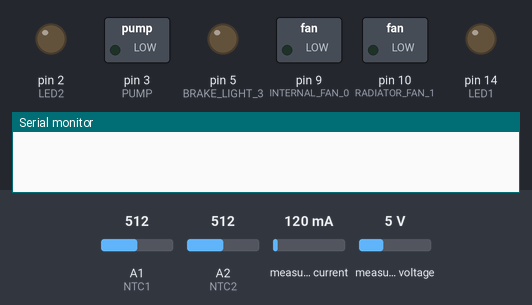
The sketch below on a simulated Arduino Uno, built with avr-gcc and run on an emulated ATmega328P. Parts: switched loads named in the sketch (green lamp = pin HIGH), output pins drawn as LEDs (lit = HIGH), the last lines printed to the serial monitor. The test bench sets the inputs (shaded band); at power-on: measured current 120 mA, A1 (NTC1) = 512, A2 (NTC2) = 512, measured voltage 5 V. Pins used as bus, display or sensor lines are not drawn.

Above: at 0.1 s.
At 0.7 s:
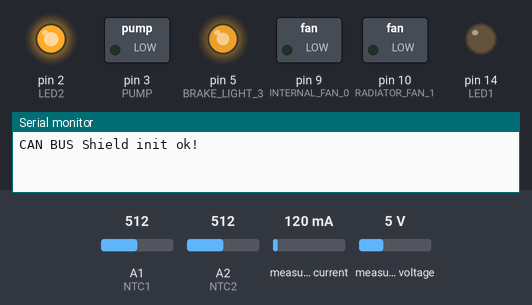
At 2.3 s:
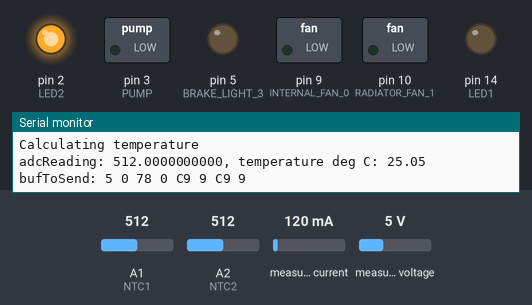
2.4 s: measured current set to 500 mA
4.6 s: A1 (NTC1) set to 490
6.6 s: A2 (NTC2) set to 490
8.6 s: measured voltage set to 11.2 V
10.6 s: A1 (NTC1) set to 510
12.6 s: A2 (NTC2) set to 510
Timing chart, 0 to 15.6 s (numbered marks = the images above; inputs shaded):
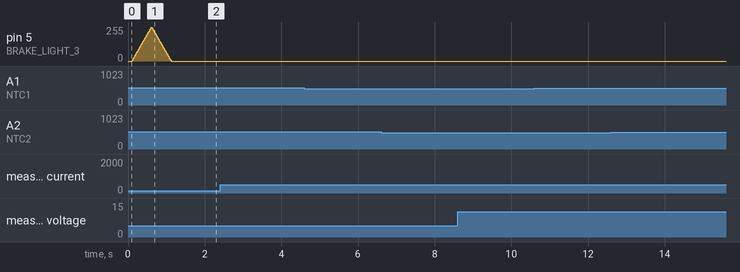

The sketch:

interface-board.ino.ino
```cpp
/*Willem Hillier, UVM AERO, 2019. For CS4 cooling/interface box.
  TODO:
    -Brakelight control off of pressure sensor data on CAN.
    -Temp curve control over CAN/storing in EEPROM
*/

#include <Adafruit_INA219.h>
#include <SPI.h>
#include "mcp_can.h"
#include <avr/wdt.h>
#include <avr/interrupt.h>
#define DEBUG

//CAN ID defines
#define ID_BASE               0x62
#define ID_RESET              ID_BASE
#define ID_PROG_SELECT        ID_BASE + 1
#define ID_PROG_WRITE         ID_BASE + 2
#define ID_PROG_DONE          ID_BASE + 3
#define ID_PROG_ERROR         ID_BASE + 4
#define ID_STATUS             ID_BASE + 5
#define ID_TEST               ID_BASE + 6
#define ID_DC_DC_FAULT        ID_BASE + 7

//External CAN defines
#define ID_RMC_TEMPS1          0xA0
#define ID_RMC_TEMPS2          0xA1
#define ID_RMC_TEMPS3          0xA2
#define ID_DASH_COOLING_EN     0x6F
#define ID_PEDAL_BOARD_DATA    0x32 //Byte 3 and 2 are brake pressure, same format as reinhart temps
#define ID_PEDAL_BOARD_PRECHARGE_STATUS 0x36

//NTC Constants
#define SERIESRESISTOR         10000
#define NOMINAL_RESISTANCE     10000
#define NOMINAL_TEMPERATURE    25
#define BCOEFFICIENT           3380

//Timing constants
#define HEARTBEAT_INTERVAL     500
#define DC_DC_REBOOT_DELAY     2000
#define DASH_STATUS_TIMEOUT    2000

//DC-DC Levels
#define DC_DC_FAULT_LVL        0
#define DC_DC_EN_LVL           0

//Cooling constants
#define RADIATOR_FAN_MAX_TEMP  35
#define RADIATOR_FAN_MIN_TEMP  23
#define MIN_RADIATOR_FAN_VAL   64 //Out of 255
#define INTERNAL_FAN_MIN_TEMP  25
#define INTERNAL_FAN_MAX_TEMP  50
#define MIN_INTERNAL_FAN_VAL   64 //Out of 255
#define PUMP_ON_TEMP           5
#define PUMP_OFF_TEMP          0  //Change back to 21 C

//Pin defines
#define SPI_CAN_CS             6
#define LED1                   14      //blue led
#define LED2                   2       //green led
#define INTERNAL_FAN_0         9       //Internal fan header
#define RADIATOR_FAN_1         10      //Radiator fans
#define PUMP                   3       //Cooling pump
#define BRAKE_LIGHT_3          5       //Nothing yet
#define NTC1                   A1
#define NTC2                   A2
#define DC_DC_EN               4
#define DC_DC_FAULT            7
#define DC_DC_TR_EN            8

//Misc. defines
#define BRAKELIGHT_THRESHOLD   500

MCP_CAN CAN(SPI_CAN_CS);     // Set CS pin

Adafruit_INA219 ina219;

uint32_t lastheartbeatTime;
uint32_t lastDCDCFaultTime;
uint32_t dashCoolingStatusRecievedTime;

bool coolingEnabled = 1;
bool dashCoolingStatusRecieved = 0;
bool prechargeComplete = 0;
bool fansRamped = 0;
int16_t RMCTemps[11];       //Motor controller temps, equivilent to the following:
/*
  int RMCTempA     = 0;  //IGBT phase A
  int RMCTempB     = 0;  //IGBT phase B
  int RMCTempC     = 0;  //IGBT phase C
  int RMCTempGDB   = 0;  //gate driver board
  int RMCTempCB    = 0;  //control board
  int RMCTempRTD1  = 0;  //RTD input 1
  int RMCTempRTD2  = 0;  //RTD input 2
  int RMCTempRTD3  = 0;  //RTD input 3
  int RMCTempRTD4  = 0;  //RTD input 4
  int RMCTempRTD5  = 0;  //RTD input 5
  int RMCTempMotor = 0;  //filtered temp value from motor temp sensor
*/

void setup() {

  //Disable Vicor
  pinMode(DC_DC_EN, OUTPUT);
  digitalWrite(DC_DC_EN, !DC_DC_EN_LVL);
  pinMode(DC_DC_TR_EN, OUTPUT);

#ifdef DEBUG
  Serial.println();
  Serial.println("setup()");
#endif

  //Internal fan PWM frequency
  TCCR1B = TCCR1B & B11111000 | B00000001; // set timer 1 divisor to 1 for PWM frequency of 31372.55 Hz

  pinMode(SPI_CAN_CS, OUTPUT);
  pinMode(LED1, OUTPUT);
  pinMode(LED2, OUTPUT);

  //Set pinmodes and immediately turn off
  pinMode(INTERNAL_FAN_0, OUTPUT);
  analogWrite(INTERNAL_FAN_0, 0);

  pinMode(RADIATOR_FAN_1, OUTPUT);
  analogWrite(RADIATOR_FAN_1, 0);

  pinMode(PUMP, OUTPUT);
  digitalWrite(PUMP, 0);

  pinMode(BRAKE_LIGHT_3, OUTPUT);
  digitalWrite(BRAKE_LIGHT_3, 0);

  Serial.begin(115200);

  lastheartbeatTime = millis(); //Used for sending out status/temps/voltage/current/heartbeat over CAN on a regular interval

  //Current monitoring startup
  ina219.begin();
  ina219.setCalibration_32V_1A();
  delay(100);

  while (CAN_OK != CAN.begin(CAN_500KBPS)) { //Check we can talk to CAN
#ifdef DEBUG
    Serial.println("CAN BUS Shield init fail");
    Serial.println("Init CAN BUS Shield again");
#endif
    delay(100);
  }
#ifdef DEBUG
  Serial.println("CAN BUS Shield init ok!");
#endif

  digitalWrite(LED2, HIGH);
  //Fade brake light up and down to indicate sucessful initialization
  for (int i = 0; i < 255; i = i + 5) {
    analogWrite(BRAKE_LIGHT_3, i);
    delay(10);
  }
  for (int i = 255; i > 0; i = i - 5) {
    analogWrite(BRAKE_LIGHT_3, i);
    delay(10);
  }
  digitalWrite(BRAKE_LIGHT_3, 0);
}

void testRoutine() {
  Serial.println();
  Serial.println("testRoutine()");

  //Shut down everything
  analogWrite(INTERNAL_FAN_0, 0);
  analogWrite(RADIATOR_FAN_1, 0);
  digitalWrite(PUMP, 0);
  digitalWrite(BRAKE_LIGHT_3, 0);

  //Test routine
  delay(1000);

  //Internal fans
  Serial.println("Testing internal fans.");
  analogWrite(INTERNAL_FAN_0, 255);
  delay(3000);
  analogWrite(INTERNAL_FAN_0, 0);

  //Radiator fans
  Serial.println("Testing radiator fans.");
  for (int i = 0; i < 255; i = i + 5) {
    analogWrite(RADIATOR_FAN_1, i);
    delay(20);
  }
  delay(3000);
  analogWrite(RADIATOR_FAN_1, 0);

  //Cooling pump
  Serial.println("Testing cooling pump.");
  digitalWrite(PUMP, HIGH);
  delay(3000);
  digitalWrite(PUMP, LOW);

  //Brake light
  Serial.println("Testing brake light.");
  digitalWrite(BRAKE_LIGHT_3, HIGH);
  delay(3000);
  digitalWrite(BRAKE_LIGHT_3, LOW);

  //NTCs
  Serial.println("Testing NTCs.");
  Serial.print("NTC 1 Temp (deg C): ");
  Serial.println(calculateTemperatureC(analogRead(NTC1)));
  Serial.print("NTC 2 Temp (deg C): ");
  Serial.println(calculateTemperatureC(analogRead(NTC2)));

  //LEDs
  Serial.println("Testing LEDs.");

  Serial.println("LED1");
  digitalWrite(LED1, HIGH);
  delay(1000);
  digitalWrite(LED1, LOW);

  Serial.println("LED2");
  digitalWrite(LED2, HIGH);
  delay(1000);
  digitalWrite(LED2, LOW);

}

float calculateTemperatureC(float adcReading) {
#ifdef DEBUG
  Serial.println();
  Serial.println("calculateTemperatureC");
#endif

  //Old code
  //float NTCResistance = R_DIVIDER * ((DMAX / adcReading) - 1);
  //float tKelvin = 1 / (NTC_T_ROOM + NTC_BETA * log(NTC_R_ROOM / NTCResistance));

  float Resistance;
  //convert value to resistance
  Resistance = (1023 / (1023 - adcReading)) - 1;
  Resistance = SERIESRESISTOR / Resistance;

  float steinhart;
  steinhart = Resistance / NOMINAL_RESISTANCE;       // (R/Ro)
  steinhart = log(steinhart);                        // ln(R/Ro)
  steinhart /= BCOEFFICIENT;                         // 1/B * ln(R/Ro)
  steinhart += 1.0 / (NOMINAL_TEMPERATURE + 273.15); // + (1/To)
  steinhart = 1.0 / steinhart;                       // Invert
  steinhart -= 273.15;                               // convert to C

#ifdef DEBUG
  Serial.println("Calculating temperature");
  Serial.print("adcReading: ");
  Serial.print(adcReading, DEC);
  Serial.print(", temperature deg C: ");
  Serial.println(steinhart);
#endif

  return (steinhart);
}

void updateFansFromTemps() {
#ifdef DEBUG
  Serial.println();
  Serial.println("updateFansFromTemps()");
#endif

  //Print temps
#ifdef DEBUG
  for (int i = 0; i < 11; i++) {
    Serial.println(RMCTemps[i]);
  }
#endif

  //Find max temp
  float maxTemp = 0;
  //Change back to i<5
  for (int i = 0; i < 3; i++) {
    if (maxTemp < RMCTemps[i]) {
      maxTemp = RMCTemps[i];
    }
  }

  maxTemp = maxTemp / 10; //Reinhart temps are 10x actual

#ifdef DEBUG
  Serial.print("maxTemp: ");
  Serial.println(maxTemp);
#endif

  if (coolingEnabled == 1 && prechargeComplete == 1) {
    //First time starting fans?
    if (fansRamped == 0) {
      Serial.println("Ramping radiator fans.");
      for (int i = 0; i < 255; i = i + 5) {
        analogWrite(RADIATOR_FAN_1, i);
        delay(20);
      }
      fansRamped = 1;
    } else {
      //Radiator fan control
      analogWrite(RADIATOR_FAN_1, map(maxTemp, RADIATOR_FAN_MIN_TEMP, RADIATOR_FAN_MAX_TEMP, 0, 255)); //TODO: Check mapping

      //Pump control with deadband
      if (maxTemp > PUMP_ON_TEMP) { //TODO: Check mapping
#ifdef DEBUG
        Serial.print("Pump on.");
#endif
        digitalWrite(PUMP, 1);
      }
      else if (maxTemp < PUMP_OFF_TEMP) {
#ifdef DEBUG
        Serial.print("Pump off.");
#endif
        digitalWrite(PUMP, 0);
      }

      //Local fan control from NTC2
      //Average samples
      int NTC2val = analogRead(NTC2);
      for (int i = 0; i < 9; i++) {
        NTC2val = analogRead(NTC2) + NTC2val;
      }
      float NTC2Temp = calculateTemperatureC(NTC2val / 9);

      Serial.println(NTC2Temp);
      int fanval = map(NTC2Temp, INTERNAL_FAN_MIN_TEMP, INTERNAL_FAN_MAX_TEMP, 0, 255);
      Serial.println(fanval);
      fanval = min(fanval, 255);
      fanval = max(fanval, MIN_INTERNAL_FAN_VAL);
      Serial.println(fanval);
      analogWrite(INTERNAL_FAN_0, fanval);
      //If cooling disabled
    }
  } else {
    analogWrite(RADIATOR_FAN_1, 0);
    digitalWrite(PUMP, LOW);
  }
}

void reportVoltageCurrentTemps() {
#ifdef DEBUG
  Serial.println();
  Serial.println("reportVoltageCurrentTemps()");
#endif

  uint16_t voltage_mV = ina219.getBusVoltage_V();
  uint16_t current_mA = ina219.getCurrent_mA();

#ifdef DEBUG
  Serial.print("voltage_mV: ");
  Serial.print(voltage_mV);
  Serial.print(", current_mA: ");
  Serial.println(current_mA);
#endif

  //Example CAN message data: 0x3D   0x35   0x5B   0x57   0x00      0x00      0x00      0x00
  //                          V_LSB  V_MSB  A_LSB  A_MSB  NTC1_LSB  NTC1_MSB  NTC2_LSB  NTC2_MSB
  //Here, 13.629V and 22.363A
  unsigned char bufToSend[8] = {0, 0, 0, 0, 0, 0, 0, 0};
  bufToSend[0] = voltage_mV & 0xFF;
  bufToSend[1] = voltage_mV >> 8;
  bufToSend[2] = current_mA & 0xFF;
  bufToSend[3] = current_mA >> 8;

  //Report internal temps on CAN
  //TODO: Map values to temp properly
  uint16_t NTC1Temp = 100 * calculateTemperatureC(analogRead(NTC1));
  uint16_t NTC2Temp = 100 * calculateTemperatureC(analogRead(NTC2));
  bufToSend[4] = NTC1Temp;
  bufToSend[5] = NTC1Temp >> 8;
  bufToSend[6] = NTC2Temp;
  bufToSend[7] = NTC2Temp >> 8;

#ifdef DEBUG
  Serial.print("bufToSend: ");
  for (int i = 0; i < 8; i++) {
    Serial.print(bufToSend[i], HEX);
    Serial.print(" ");
  }
  Serial.println();
#endif

  CAN.sendMsgBuf(ID_STATUS, 0, 8, bufToSend);
}

void filterCan(unsigned long canId, unsigned char buf[8]) { //Decides what to do with CAN data
#ifdef DEBUG
  // Serial.println();
  // Serial.print("filterCan(): ");
#endif

  switch (canId) {
    case ID_RMC_TEMPS1:
#ifdef DEBUG
      Serial.print("ID_RMC_TEMPS1");
#endif
      for (int i = 0; i < 4; i++) {
        RMCTemps[i] = ((buf[2 * i + 1] << 8) | buf[2 * i]); //Place temps into RMCTemps
      }
      break;

    case ID_RMC_TEMPS2:
#ifdef DEBUG
      Serial.print("ID_RMC_TEMPS2");
#endif

      for (int i = 0; i < 4; i++) {
        RMCTemps[i + 4] = ((buf[2 * i + 1] << 8) | buf[2 * i]);  //Place temps into RMCTemps
      }
      break;

    case ID_RMC_TEMPS3:
#ifdef DEBUG
      Serial.print("ID_RMC_TEMPS3");
#endif

      for (int i = 0; i < 3; i++) {
        RMCTemps[i + 8] = ((buf[2 * i + 1] << 8) | buf[2 * i]);  //Place temps into RMCTemps
      }
      break;
    case ID_DASH_COOLING_EN:
      dashCoolingStatusRecievedTime = millis();
      dashCoolingStatusRecieved = 1;
      if (buf[0] == 1) {
#ifdef DEBUG
        Serial.print("coolingEn");
#endif
        coolingEnabled = 1;
        //Soft-start radiator fans
        //for (int i = 0; i < MIN_RADIATOR_FAN_VAL; i = i + 5) {
        //  analogWrite(INTERNAL_FAN_0, i);
        //  delay(100);
        //}
      } else if (buf[0] = 0) {
        Serial.print("coolingDis");
        coolingEnabled = 0;
      }

#ifdef DEBUG
      Serial.println("ID_DASH_COOLING_EN");
#endif
      break;
    case ID_TEST:
      testRoutine();
      break;
    case ID_RESET:
      cli();
      wdt_enable(WDTO_15MS);
      while (1);
    case ID_PEDAL_BOARD_PRECHARGE_STATUS:
      //If precharge is complete, enable Vicor
      if (buf[0] == 2) {
        prechargeComplete = 1;
        digitalWrite(DC_DC_EN, DC_DC_EN_LVL);
      } else {
        prechargeComplete = 0;
        digitalWrite(DC_DC_EN, !DC_DC_EN_LVL);
      }
      break;
    case ID_PEDAL_BOARD_DATA:{
     uint16_t brakePressure = (buf[3] << 8) | buf[2];
      if (brakePressure > BRAKELIGHT_THRESHOLD) {
        digitalWrite(BRAKE_LIGHT_3, HIGH);
      } else {
        digitalWrite(BRAKE_LIGHT_3, LOW);
      }
      break;
    }
    default:
#ifdef DEBUG
      //Serial.println("ID_UNKNOWN");
#endif
      break;
  }
}

void loop() {
  unsigned char len = 0;
  unsigned char buf[8];

  if (CAN_MSGAVAIL == CAN.checkReceive()) {   // check if data coming
    CAN.readMsgBuf(&len, buf);    // read data,  len: data length, buf: data buf

    filterCan(CAN.getCanId(), buf);
  }
  //If we haven't recieved a cooling enabled status message from dash in more than DASH_STATUS_TIMEOUT, then run pumps/fans at 50%
  /*if (millis() > dashCoolingStatusRecievedTime + DASH_STATUS_TIMEOUT) {
    analogWrite()
    }
  */
  //If it's time to check DC/DC status (done every DC_DC_REBOOT_DELAY milliseconds)
  //Make sure precharging is complete before trying to reboot DC/DC
  if ((millis() > lastDCDCFaultTime + DC_DC_REBOOT_DELAY) && (prechargeComplete == 1)) {
    //Check for fault
    if (digitalRead(DC_DC_FAULT) == DC_DC_FAULT_LVL) {
      Serial.println("fault");
      //reportDCDCFault();
      //turn off DC/DC
      digitalWrite(DC_DC_EN, !DC_DC_EN_LVL);
    }
    digitalWrite(DC_DC_EN, DC_DC_EN_LVL);
    lastDCDCFaultTime = millis();
  }

  if (millis() > lastheartbeatTime + HEARTBEAT_INTERVAL) {
#ifdef DEBUG
    Serial.println("updating lastheartbeatTime");
#endif
    lastheartbeatTime = millis();
    updateFansFromTemps(); //Updates all cooling fan speeds + pump enable according to temps
    reportVoltageCurrentTemps();
    //TODO: checkAndReportDCDCStatus();
  }
}
```
